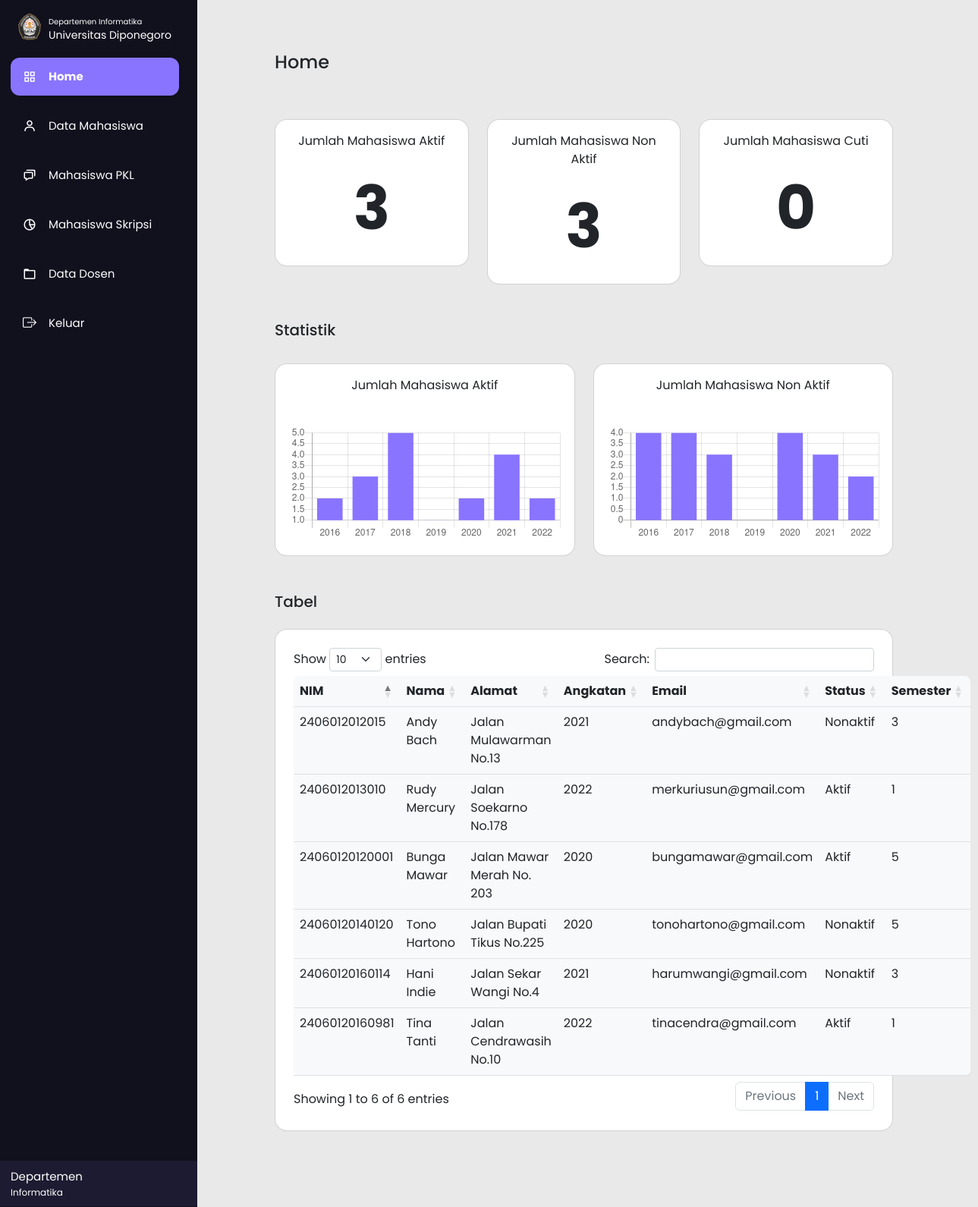
The app's page /departemen/index.php with its own data.
### tables this page shows
CREATE TABLE `tb_mhs` (
  `nim` varchar(14) NOT NULL,
  `nama` varchar(50) NOT NULL,
  `alamat` varchar(255) NOT NULL,
  `kode_kota` varchar(11) NOT NULL,
  `angkatan` varchar(4) NOT NULL,
  `jalur_masuk` varchar(10) NOT NULL,
  `email` varchar(255) NOT NULL,
  `no_hp` varchar(14) NOT NULL,
  `status` varchar(25) NOT NULL,
  `foto_mhs` varchar(255) NOT NULL,
  `kode_wali` varchar(5) NOT NULL,
  `semester` varchar(2) NOT NULL
);

### departemen/index.php (the view, shortened to what this page needs)
<?php
  include'../db_login.php';
?>
<!DOCTYPE html>
<html lang="en" dir="ltr">
  <head>
    <link rel="stylesheet" href="./style.css">
    <link href="https://cdn.jsdelivr.net/npm/bootstrap@5.2.2/dist/css/bootstrap.min.css" rel="stylesheet">
    <link href='https://unpkg.com/boxicons@2.0.7/css/boxicons.min.css' rel='stylesheet'>
    <link rel="stylesheet" href="https://cdn.datatables.net/1.12.1/css/dataTables.bootstrap5.min.css">
    <link rel="stylesheet" href="https://cdnjs.cloudflare.com/ajax/libs/twitter-bootstrap/5.2.0/css/bootstrap.min.css">
    <link rel="stylesheet" href="https://cdn.jsdelivr.net/npm/bootstrap-icons@1.9.1/font/bootstrap-icons.css">
    </head>
<body>
  <div class="sidebar">
  <div class="logo-details">
      <i> <img src="../asset/img/undip.png" style="width:40px ; padding-bottom:5px" alt=""></i>
        <div class="logo_name" style="padding-top: 5px;"> <div style="font-size:10px ;">Departemen Informatika</div>  Universitas Diponegoro</div>
    </div>
    <ul class="nav-list" id="nav-list">
      <li>
        <a class="nav-link active" href="index.php">
          <i class='bx bx-grid-alt'></i>
          <span class="links_name">Home</span>
        </a>
      </li>
      <li>
       <a class="nav-link " href="datamhs.php">
         <i class='bx bx-user' ></i>
         <span class="links_name">Data Mahasiswa</span>
       </a>
     </li>
     <li>
       <a class="nav-link " href="mhspkl.php">
         <i class='bx bx-chat' ></i>
         <span class="links_name">Mahasiswa PKL</span>
       </a>
     </li>
     <li>
       <a class="nav-link" href="mhsskripsi.php">
         <i class='bx bx-pie-chart-alt-2' ></i>
         <span class="links_name">Mahasiswa Skripsi</span>
       </a>
     </li>
     <li>
       <a class="nav-link" href="datadosen.php">
         <i class='bx bx-folder' ></i>
         <span class="links_name">Data Dosen</span>
       </a>
     </li>
     <li>
       <a class="nav-link" href="../logout.php">
         <i class="bi bi-box-arrow-right"></i>
         <span class="links_name">Keluar</span>
       </a>
     </li>
     <li class="profile">
         <div class="profile-details">
           <div class="name_job">
             <div class="name">Departemen</div>
             <div class="email">Informatika</div>
           </div>
         </div>
     </li>
    </ul>
  </div>
  <section class="home-section">
    <div class="container-fluid">
      <div class="h4 mt-5 w-100 ">Home
      </div><br>
      <div class="row row-cols-1 row-cols-md-3 g-4 mt-1">
        <div class="col">
          <?php
          $ambildata = mysqli_query($conn, "SELECT * FROM tb_mhs WHERE status='Aktif'");
          $aktif = 0;
          while ($data = mysqli_fetch_array($ambildata)) {
              $aktif++;
              }
          $ambildata = mysqli_query($conn, "SELECT * FROM tb_mhs WHERE status='Nonaktif'");
          $non_aktif = 0;
          while ($data = mysqli_fetch_array($ambildata)) {
              $non_aktif++;
              }
          $cuti = 0;
          ?>
          <div class="card rounded-4  ">
            <div class="card-body">
              <p class="text-center">Jumlah Mahasiswa Aktif</p>
              <p class="card-text jumlah text-center"><?= $aktif; ?></p>
            </div>
          </div>
        </div>
        <div class="col">
          <div class="card rounded-4 ">
            <div class="card-body">
              <p class="text-center">Jumlah Mahasiswa Non Aktif</p>
              <p class="card-text jumlah text-center"><?= $non_aktif; ?></p>
            </div>
          </div>
        </div>
        <div class="col">
          <div class="card rounded-4 ">
            <div class="card-body">
              <p class="text-center">Jumlah Mahasiswa Cuti</p>
              <p class="card-text jumlah text-center"><?= $cuti; ?></p>
            </div>
          </div>
        </div>
      </div>
      <br>
      <div class="h5 mt-4 mb-2 w-100">Statistik</div>
      <div class="row row-cols-1 row-cols-md-2 g-4 mt-1">
        <div class="col">
          <div class="card rounded-4  ">
            <div class="card-body">
              <p class="text-center">Jumlah Mahasiswa Aktif</p>
              <canvas id="myChart" style="width:100%;max-width:600px"></canvas>
            </div>
          </div>
        </div>
        <div class="col">
          <div class="card rounded-4 ">
            <div class="card-body">
              <p class="text-center">Jumlah Mahasiswa Non Aktif</p>
              <canvas id="myChart2" style="width:100%;max-width:600px"></canvas>
            </div>
          </div>
        </div>
      </div>
      <br>
      <div class="h5 mt-4 mb-4 w-100">Tabel</div>
      <div class="card p-4 rounded-4">
      <table id="example" class="table  bg-light rounded-3" style="width:100%">
        <thead>
            <tr>
                <th>NIM</th>
                <th>Nama</th>
                <th>Alamat</th>
                <th>Angkatan</th>
                <th>Email</th>
                <th>Status</th>
                <th>Semester</th>
            </tr>
        </thead>
        <tbody>
          <?php
          $ambildata = mysqli_query($conn, 'SELECT * FROM tb_mhs ORDER BY  nama ASC, semester ASC'  );
          while ($data = mysqli_fetch_array($ambildata)) {
              $nim = $data['nim'];
              $nama = $data['nama'];
              $alamat = $data['alamat'];
              $angkatan = $data['angkatan'];
              $email = $data['email'];
              $status = $data['status'];
              $semester = $data['semester'];
          ?>
        <tr>
          <td><?= $nim ?></td>
          <td><?= $nama; ?></td>
          <td><?= $alamat; ?></td>
          <td><?= $angkatan; ?></td>
          <td><?= $email; ?></td>
          <td><?= $status; ?></td>
          <td><?= $semester; ?></td>
        </tr>
        <?php
          }
        ?>
    </table>
    </div>
  </div>
</body>
<script>
  var xValues = ["2016", "2017", "2018", "2019", "2020", "2021", "2022"];
  var yValues = [2,3,5,1,2,4,2];
  var barColors = ["#8974FF", "#8974FF","#8974FF","#8974FF","#8974FF","#8974FF", "#8974FF"];
  new Chart("myChart", {
    type: "bar",
    data: {
      labels: xValues,
      datasets: [{
        backgroundColor: barColors,
        data: yValues
      }]
    },
    options: {
      legend: {display: false},
      title: {
        display: true,
        // text: "World Wine Production 2018"
      }
    }
  });
</script>
<script>
  var xValues = ["2016", "2017", "2018", "2019", "2020", "2021", "2022"];
  var yValues = [4, 4, 3,0,4,3,2];
  var barColors = ["#8974FF", "#8974FF","#8974FF","#8974FF","#8974FF","#8974FF", "#8974FF"];
  new Chart("myChart2", {
    type: "bar",
    data: {
      labels: xValues,
      datasets: [{
        backgroundColor: barColors,
        data: yValues
      }]
    },
    options: {
      legend: {display: false},
      title: {
        display: true,
        // text: "World Wine Production 2018"
      }
    }
  });
</script>
</html>

### departemen/style.css (style rules this page uses)
* { margin: 0; padding: 0; box-sizing: border-box; font-family: "Poppins" , sans-serif; }
.sidebar { position: fixed; left: 0; top: 0; height: 100%; width: 260px; background: #11101D; padding: 6px 14px; z-index: 99; transition: all 0.5s ease; }
.sidebar .logo-details { height: 60px; display: flex; align-items: center; position: relative; }
.sidebar .logo-details img { opacity: 1; transition: all 0.5s ease; size: 10px; }
.sidebar .logo-details .logo_name { color: #fff; font-size: 14px; opacity: 1; transition: all 0.5s ease; }
.sidebar i { color: #fff; height: 60px; min-width: 50px; font-size: 28px; text-align: center; line-height: 60px; }
.sidebar .nav-list { height: 100%; margin-top: 10px; margin-left: -32px; margin-right: 10px; }
.sidebar .nav-list .active, .nav-link:hover { background-color:#8974FF; }
.sidebar .nav-list .active .links_name { font-weight: bold; }
.sidebar li { position: relative; margin: px 0; list-style: none; margin-bottom: 15px; }
.sidebar li a { display: flex; height: 100%; width: 100%; border-radius: 12px; align-items: center; text-decoration: none; transition: all 0.4s ease; background: #11101D; }
.sidebar li a .links_name { color: #fff; font-size: 15px; font-weight: 400; white-space: nowrap; opacity: 1; pointer-events: auto; transition: 0.4s; }
.sidebar li i { height: 50px; line-height: 50px; font-size: 18px; border-radius: 12px; }
.sidebar li.profile { position: fixed; height: 60px; width: 260px; left: 0; bottom: -14px; padding: 10px 14px; background: #1d1b31; transition: all 0.5s ease; overflow: hidden; }
.sidebar li .profile-details { display: flex; align-items: center; flex-wrap: nowrap; }
.sidebar li.profile .name, .sidebar li.profile .email { font-size: 15px; font-weight: 400; color: #fff; white-space: nowrap; }
.sidebar li.profile .email { font-size: 12px; }
.home-section { position: relative; background: #e9e9e9; min-height: 100vh; padding: 100px; padding-top: 20px; left: 250px; width: calc(100% - 250px); transition: all 0.5s ease; z-index: 2; }
.jumlah { font-size: 80px; font-weight: bold; }

### records on screen
tb_mhs: nim "2406012012015", nama "Andy Bach", alamat "Jalan Mulawarman No.13", angkatan "2021", email "andybach@gmail.com", status "Nonaktif", semester "3"
tb_mhs: nim "24060120120001", nama "Bunga Mawar", alamat "Jalan Mawar Merah No. 203", angkatan "2020", email "bungamawar@gmail.com", status "Aktif", semester "5"
tb_mhs: nim "24060120160114", nama "Hani Indie", alamat "Jalan Sekar Wangi No.4", angkatan "2021", email "harumwangi@gmail.com", status "Nonaktif", semester "3"
tb_mhs: nim "2406012013010", nama "Rudy Mercury", alamat "Jalan Soekarno No.178", angkatan "2022", email "merkuriusun@gmail.com", status "Aktif", semester "1"
tb_mhs: nim "24060120160981", nama "Tina Tanti", alamat "Jalan Cendrawasih No.10", angkatan "2022", email "tinacendra@gmail.com", status "Aktif", semester "1"
tb_mhs: nim "24060120140120", nama "Tono Hartono", alamat "Jalan Bupati Tikus No.225", angkatan "2020", email "tonohartono@gmail.com", status "Nonaktif", semester "5"

### other values on screen
$aktif "3"
$non_aktif "3"
$cuti "0"
